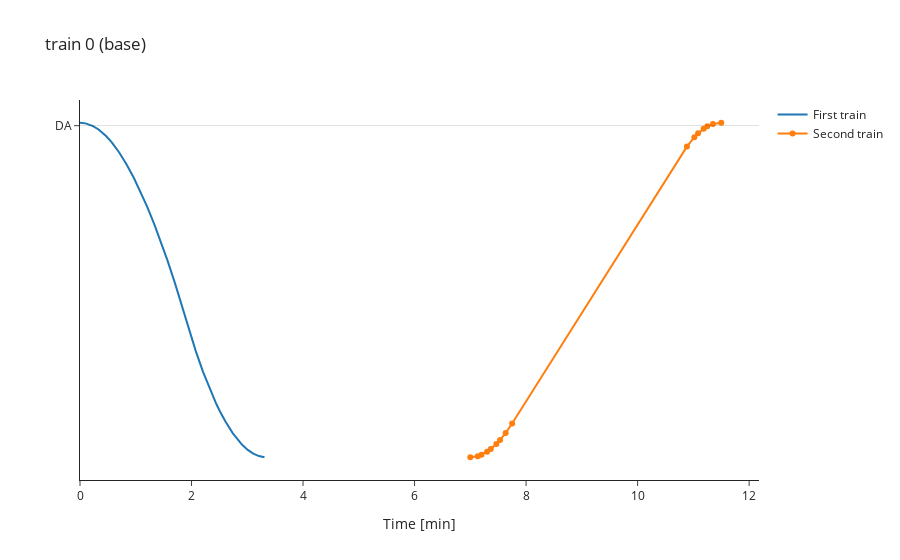

Here is the notebook cell this chart was saved with:
### Code cell
sim.space_time_chart_plotly(1, points_to_show=['detector',], eco_or_base='base')

### Figure 1 — Plotly figure (JSON) as saved in the notebook; plotly's stock layout.template omitted (floating-point values rounded to 4 significant figures)
{"data": [{"name": "First train", "type": "scatter", "x": [0, 0.1, 0.2333, 0.3333, 0.4667, 0.5667, 0.7, 0.8333, 0.9667, 1.067, 1.2, 1.333, 1.467, 1.567, 1.7, 1.8, 1.975, 2.075, 2.208, 2.308, 2.442, 2.508, 2.608, 2.742, 2.808, 2.908, 3.008, 3.108, 3.208, 3.308, 5.375, 5.508, 5.642, 5.775, 5.842, 5.942, 6.075, 6.242, 6.375, 6.542, 6.708, 6.95, 7.05, 7.15, 7.25, 7.383, 7.483, 7.616, 7.683, 7.783, 7.883, 7.983, 10.02, 10.12, 10.25, 10.35, 10.45, 10.55, 10.68, 10.78, 10.88, 10.98, 11.15, 11.22, 11.32, 11.45, 11.58, 11.72, 11.85, 11.97], "y": [4540, 4532.0, 4495.0, 4448.0, 4361.0, 4276.0, 4139.0, 3976.0, 3790.0, 3635.0, 3409.0, 3162.0, 2892.0, 2676.0, 2369.0, 2126.0, 1681, 1444, 1156, 961, 729, 625, 484, 324, 256, 169, 100, 49, 16, 1, null, null, null, null, null, null, null, null, null, null, null, null, null, null, null, null, null, null, null, null, null, null, null, null, null, null, null, null, null, null, null, null, null, null, null, null, null, null, null, null]}, {"name": "Second train", "type": "scatter", "x": [7, 7.133, 7.2, 7.3, 7.367, 7.467, 7.533, 7.633, 7.749, 10.88, 11.02, 11.08, 11.18, 11.25, 11.35, 11.5], "y": [0, 14.74, 33.13, 74.41, 111.0, 179.4, 234.0, 328.9, 458.1, 4216, 4344, 4396, 4459, 4491, 4524, 4540]}], "layout": {"hovermode": "x unified", "shapes": [{"line": {"color": "black", "width": 0.5}, "type": "line", "x0": 0, "x1": 1, "xref": "x domain", "y0": 4500, "y1": 4500, "yref": "y"}], "title": {"text": "train 0 (base)"}, "xaxis": {"title": {"text": "Time [min]"}}, "yaxis": {"tickmode": "array", "ticktext": ["DA"], "tickvals": [4500]}}}
